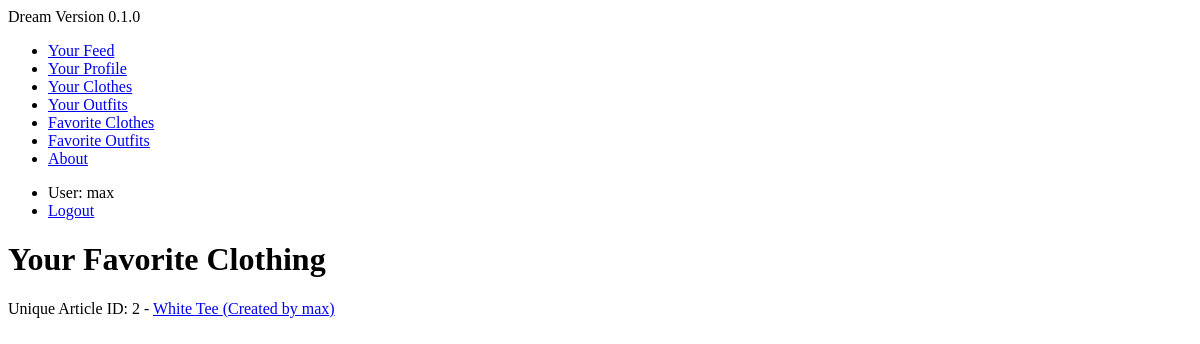
The app's page /clothing/favorite-articles/ (signed in), older data.
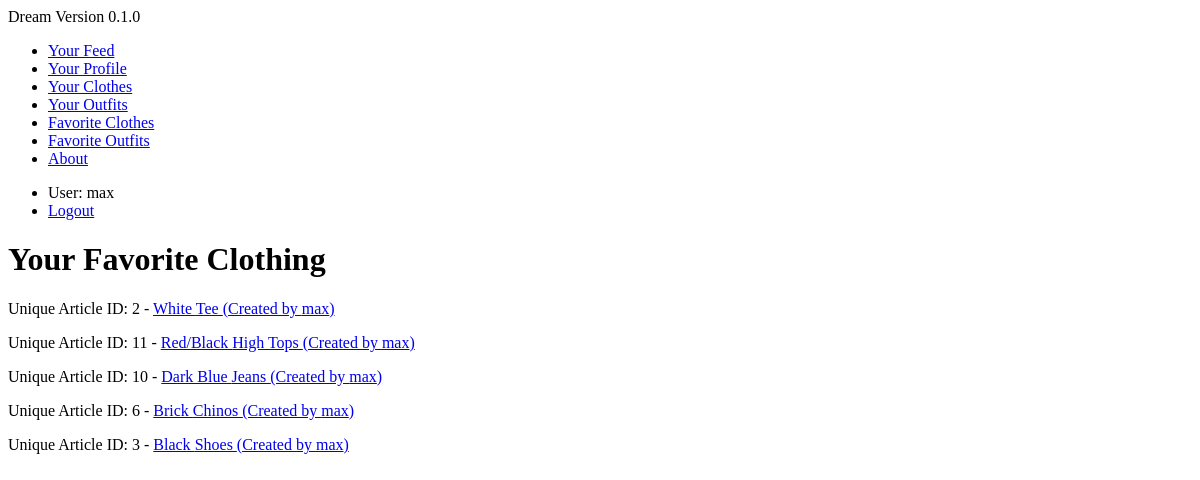
The same page, newer data.
### clothing/models.py (models this page shows, shortened)
class Article(models.Model):
    location_choices = (
        ('TOP', 'Top'),
        ('BTM', 'Bottom'),
        ('SHS', 'Shoes'),
    )
    creator = models.ForeignKey(User, on_delete=models.SET_NULL, null=True)
    actual_location = models.CharField(max_length=60, choices=location_choices, default='None', null=True)
    clothing_type = models.CharField(max_length=60)  # henley, jeans, sneakers
    color = models.CharField(max_length=20)
    cut = models.CharField(max_length=60, blank=True)
    pattern = models.CharField(max_length=60, blank=True)
    material = models.CharField(max_length=60, blank=True)
    favorited = models.ManyToManyField(User, blank=True, related_name="article_favorited_by")
    def get_absolute_url(self):
        return reverse('clothing:article-detail', kwargs={"pk": self.pk})

### clothing/views.py (the view)
# urls.py: path('favorite-articles/', FavoritedArticleListView.as_view(), name='favorite-article-list'),
class FavoritedArticleListView(ListView, LoginRequiredMixin):
    template_name = 'clothing/favorited_article_list.html'
    def get_queryset(self):
        return self.request.user.article_favorited_by.all()

### clothing/templates/clothing/favorited_article_list.html
{% extends 'base.html' %}
{% block content %}
<h1>Your Favorite Clothing</h1>
{% for instance in object_list %}
<p> Unique Article ID: {{ instance.id }} - <a href='{{ instance.get_absolute_url }}'>{{ instance.color }} {{ instance.clothing_type }} (Created by {{ instance.creator }})</a>
{% endfor %}
{% endblock %}

Row changes from the older to the newer data that the page shows:
added Article: id "11", color "Red/Black", clothing_type "High Tops", creator "max"
now on this page (row unchanged): Article: id "10", color "Dark Blue", clothing_type "Jeans", creator "max"
now on this page (row unchanged): Article: id "6", color "Brick", clothing_type "Chinos", creator "max"
now on this page (row unchanged): Article: id "3", color "Black", clothing_type "Shoes", creator "max"
